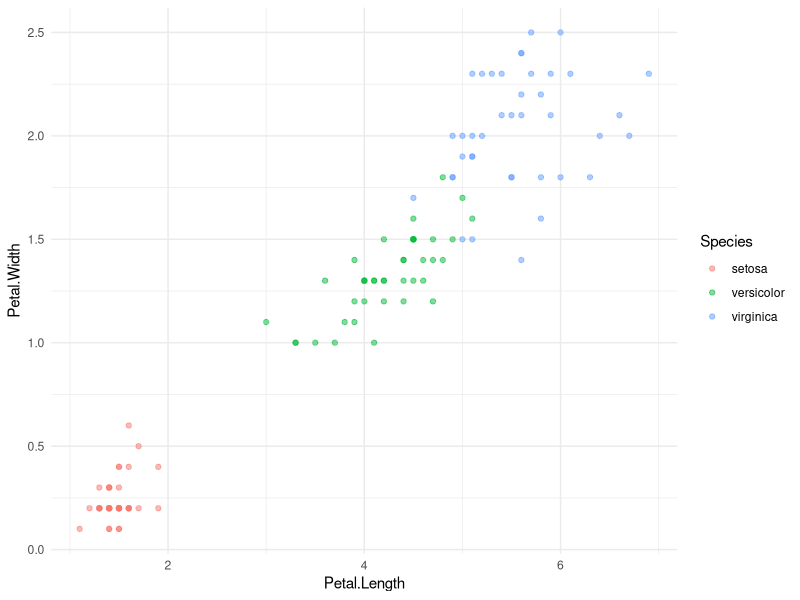
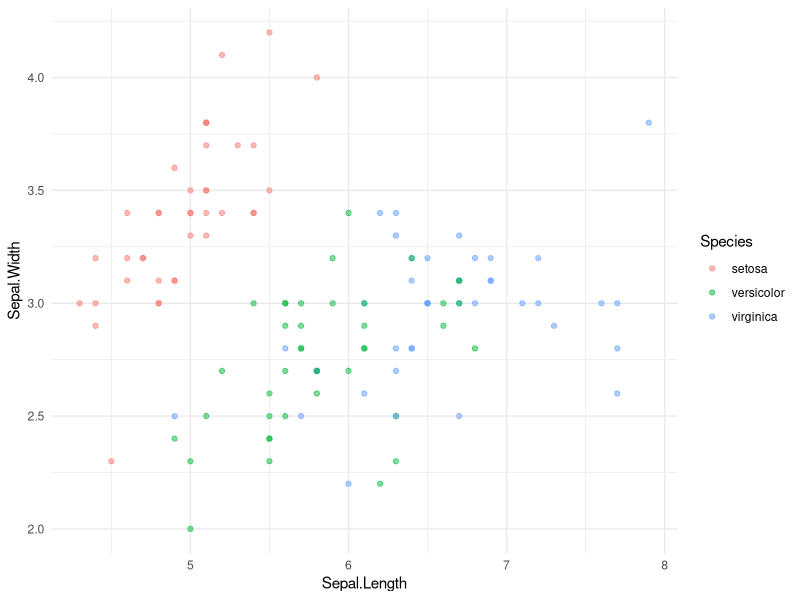
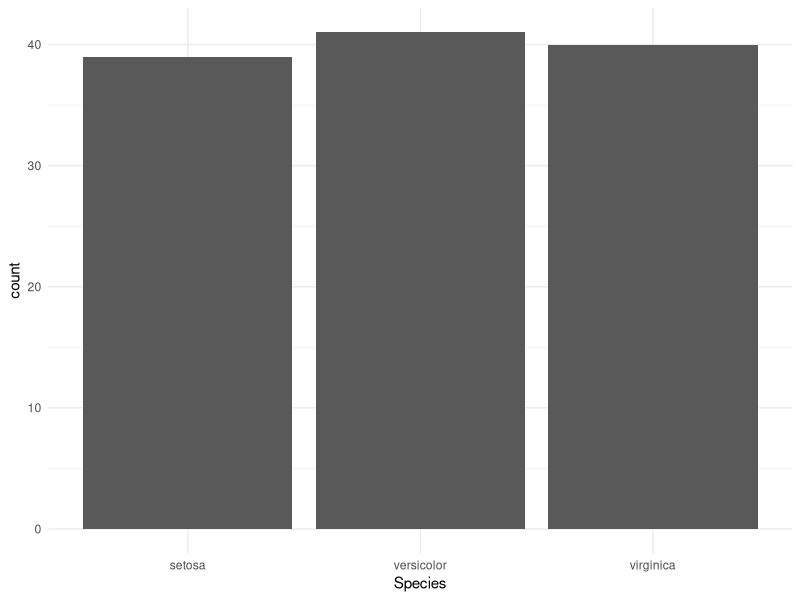
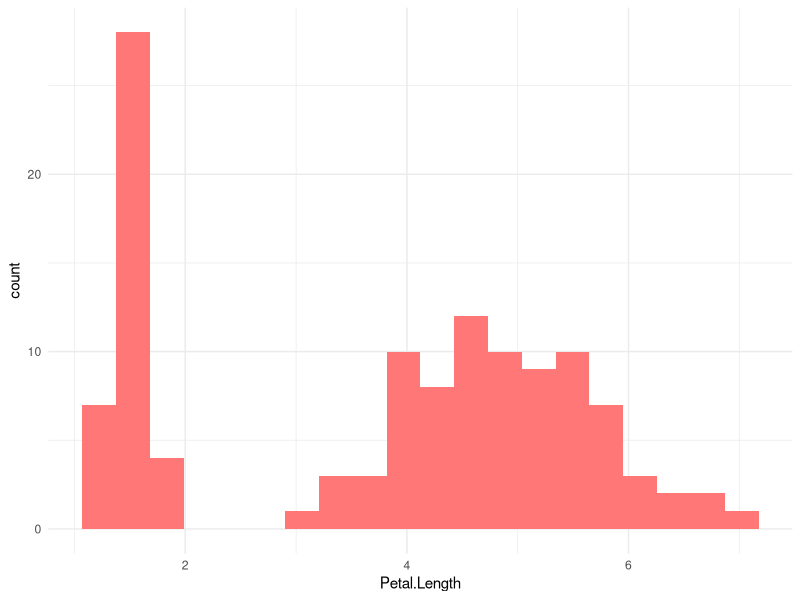
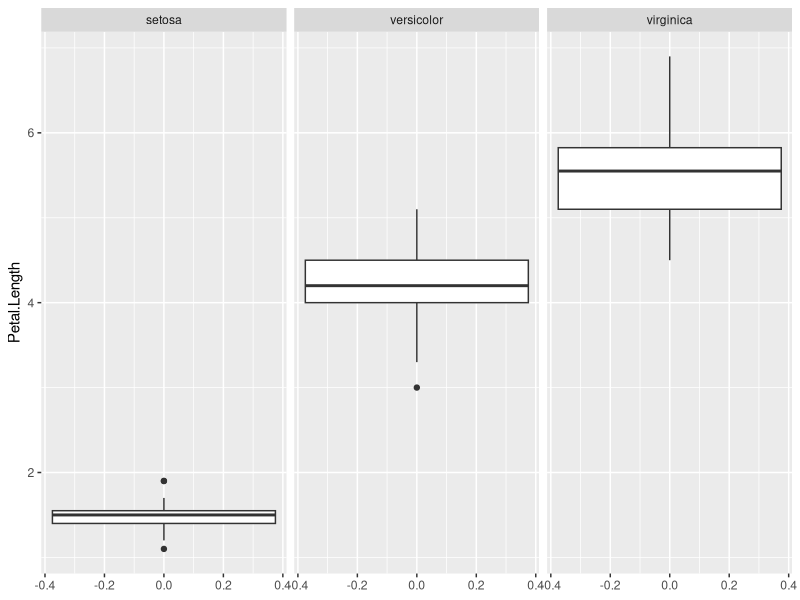
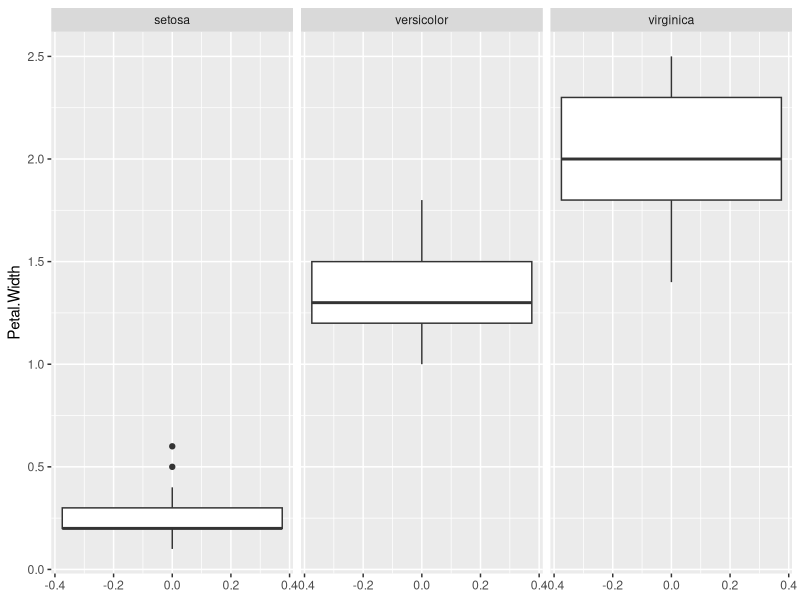
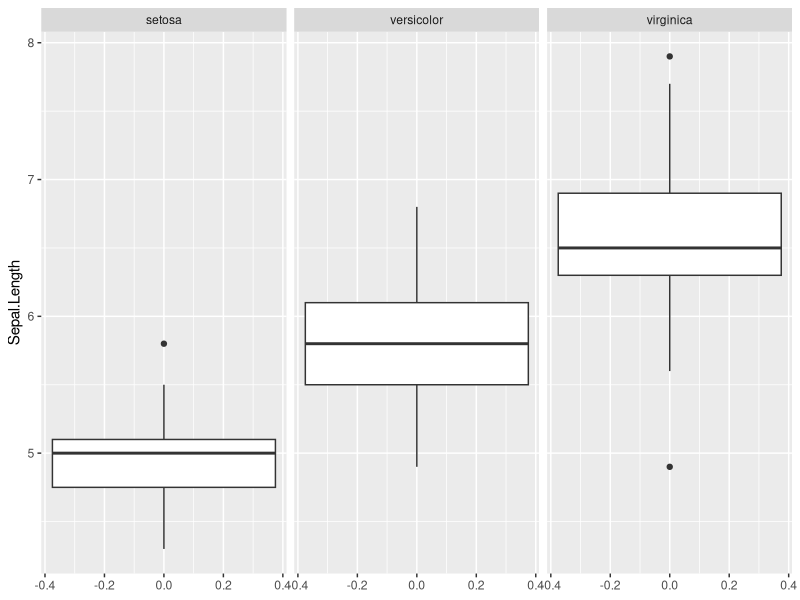
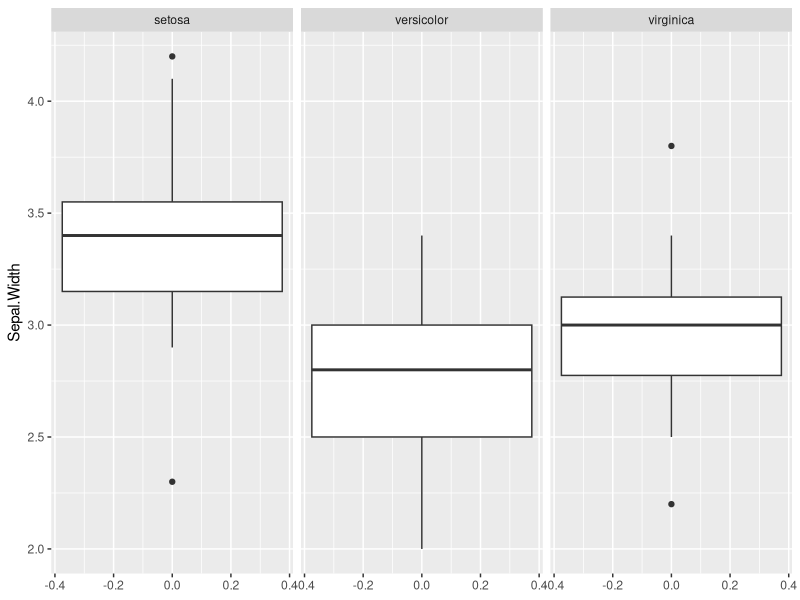

Write R code to recreate these figures, in order.
install.packages("ggplot2")
library(ggplot2)

# dataset iris
iris
View(iris)

# embaralhamento dos dados
set.seed(1711)
iris <- iris[sample(nrow(iris)),]
n <- round(0.8 * nrow(iris))

# gerando os grupos de treinamento e teste
treinamento <- iris[1:n,]
View(treinamento)

teste <- iris[-(1:n),]
View(teste)

# classificando espécies do teste
resultados <- c()
for(j in 1:nrow(teste)) {
  if(teste$Petal.Length[j] < 2.5) {
    resultados[j] <- "setosa"
  } else {
    if(teste$Petal.Width[j] < 1.75) {
      resultados[j] <- "versicolor"
    } else {
      resultados[j] <- "virginica"
    }
  }
}
teste$Species == resultados
mean(teste$Species == resultados)


# gerando gráficos com ggplot
# point
ggplot(data = treinamento, mapping = aes(x = Petal.Length, 
                                         y = Petal.Width, 
                                         col = Species)) + 
  geom_point(size = 1.5, alpha = 0.5) + 
  theme_minimal()

ggplot(data = treinamento, mapping = aes(x = Sepal.Length, 
                                         y = Sepal.Width, 
                                         col = Species)) + 
  geom_point(size = 1.5, alpha = 0.5) + 
  theme_minimal()

# bar
ggplot(data = treinamento, mapping = aes(x = Species)) + 
  geom_bar() + 
  theme_minimal()

# histogram
ggplot(data = treinamento, mapping = aes(x = Petal.Length)) +
  geom_histogram(bins = 20, fill = "#FF7777") + 
  theme_minimal()

# boxplot
summary(treinamento$Petal.Length)
ggplot(data = treinamento, mapping = aes(y = Petal.Length)) + 
  geom_boxplot() + 
  facet_wrap(~Species)

ggplot(data = treinamento, mapping = aes(y = Petal.Width)) +
  geom_boxplot() +
  facet_wrap(~Species)

ggplot(data = treinamento, mapping = aes(y = Sepal.Length)) +
  geom_boxplot() +
  facet_wrap(~Species)

ggplot(data = treinamento, mapping = aes(y = Sepal.Width)) +
  geom_boxplot() +
  facet_wrap(~Species)
